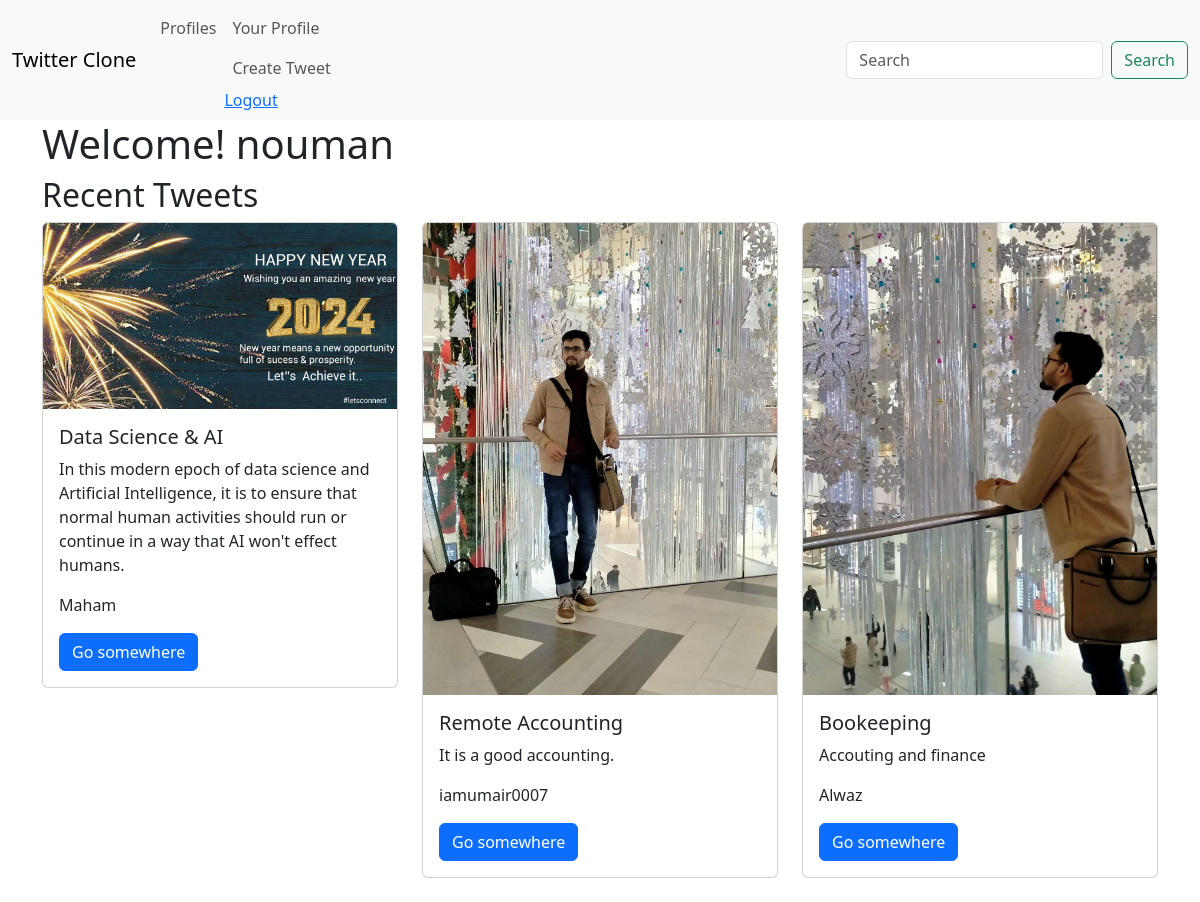
The page / (signed in) on the database its author committed.
### twitter/models.py (models this page shows, shortened)
class AuthUser(AbstractBaseUser,PermissionsMixin):
    id = models.AutoField(primary_key=True)
    email = models.EmailField(max_length=255,unique=True)
    username = models.CharField(max_length=255)
    is_active = models.BooleanField(default=True)
    is_staff = models.BooleanField(default=False)
    USERNAME_FIELD = "email"
    REQUIRED_FIELDS = ["username"]
    objects = UserManager()

class Tweet(models.Model):
    title = models.TextField(max_length=200)
    tweet = models.TextField(max_length=2000)
    user = models.ForeignKey(AuthUser, on_delete=models.CASCADE)
    date_created = models.DateTimeField(auto_now_add=True)
    date_modified = models.DateTimeField(auto_now=True)
    image = models.ImageField(upload_to='tweets/images/', blank=True, null=True)

### twitter/views.py (the view)
# urls.py: path('', views.home, name='home'),
def home(request):
    tweets = Tweet.objects.all().order_by('-date_created')
    return render(request, 'home.html', {"tweets": tweets})

### twitter/templates/home.html (shortened to what this page needs)
{% extends 'base.html' %}
{% block content %}
    <h1>Welcome! {{ user.username }}</h1>
    <div class="tweets">
        {% if tweets %}
            <h2>Recent Tweets</h2>
            <div class="row">
                {% for tweet in tweets %}
                    <div class="col-md-4 mb-4">
                        <div class="card" style="width: 100%;">
                            {% if tweet.image %}
                                <img src="{{ tweet.image.url }}" class="card-img-top" alt="Tweet image">
                            {% endif %}
                            <div class="card-body">
                                <h5 class="card-title">{{ tweet.title }}</h5>
                                <p class="card-text">{{ tweet.tweet }}</p>
                                <p class="card-text">{{ tweet.user.username }}</p>
                                <a href="#" class="btn btn-primary">Go somewhere</a>
                            </div>
                        </div>
                    </div>
                {% endfor %}
            </div>
        {% else %}
            <p>No tweets to display.</p>
        {% endif %}
    </div>
{% endblock %}

### rows shown on the page
AuthUser: username "nouman"
Tweet: image (picture), title "Data Science & AI", tweet "In this modern epoch of data science and Artificial Intelligence, it is to ensure that normal human activities should run or continue in a way that AI won't effect humans.", user.username "Maham"
Tweet: image (picture), title "Remote Accounting", tweet "It is a good accounting.", user.username "iamumair0007"
Tweet: image (picture), title "Bookeeping", tweet "Accouting and finance", user.username "Alwaz"
